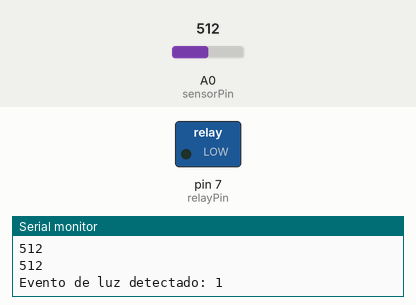
A sketch run on a simulated Arduino Uno, built with avr-gcc and run on an emulated ATmega328P. On the bench: switched loads named in the sketch (green lamp = pin HIGH), the last lines printed to the serial monitor. The test bench sets the inputs (shaded band); at power-on: A0 (sensorPin) = 512.

Above: at 0.7 s.
At 4.0 s:
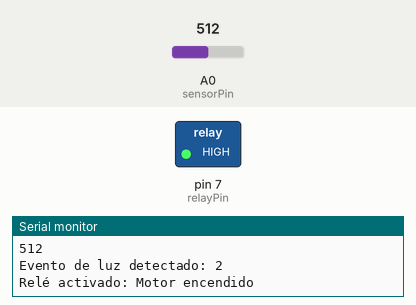
Timing chart, 0 to 7.8 s (numbered marks = the images above):
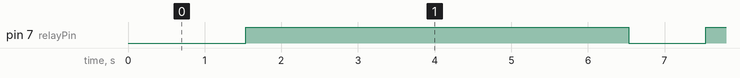

Measured:
- by itself, pin 7 (relayPin): alternates HIGH for 5.0 s and LOW for 1.0 s

The sketch:

Sensor_luz.ino
```cpp
// Definir pines
const int sensorPin = A0;  // Pin del sensor de luz
const int relayPin = 7;    // Pin del relé
const int lightThreshold = 150; // Umbral para detectar luz (ajustar según el sensor)

// Variables para controlar eventos de luz detectados
int lightEventCount = 0;
unsigned long lastLightTime = 0;
const unsigned long debounceTime = 500; // Tiempo para evitar rebotes (ms)

void setup() {
  pinMode(relayPin, OUTPUT);
  digitalWrite(relayPin, LOW); // Relé apagado inicialmente
  Serial.begin(9600);
}

void loop() {
  int lightValue = analogRead(sensorPin);
  Serial.println(lightValue); // Para depuración

  // Detectar un evento de luz
  if (lightValue > lightThreshold) { // Si la luz está por encima del umbral
    if (millis() - lastLightTime > debounceTime) {
      lightEventCount++;
      lastLightTime = millis();
      Serial.print("Evento de luz detectado: ");
      Serial.println(lightEventCount);
      delay(500);
    }
  }

  // Activar el relé si se detectan 2 eventos de luz
  if (lightEventCount == 2) {
    digitalWrite(relayPin, HIGH); // Activa el relé
    Serial.println("Relé activado: Motor encendido");
    delay(5000); // Mantiene el motor encendido por 5 segundos
    digitalWrite(relayPin, LOW); // Apaga el relé
    Serial.println("Relé apagado: Motor detenido");
    lightEventCount = 0; // Reinicia el conteo de eventos
  }

  // delay(5000); // Retardo para estabilizar lecturas
}
```
